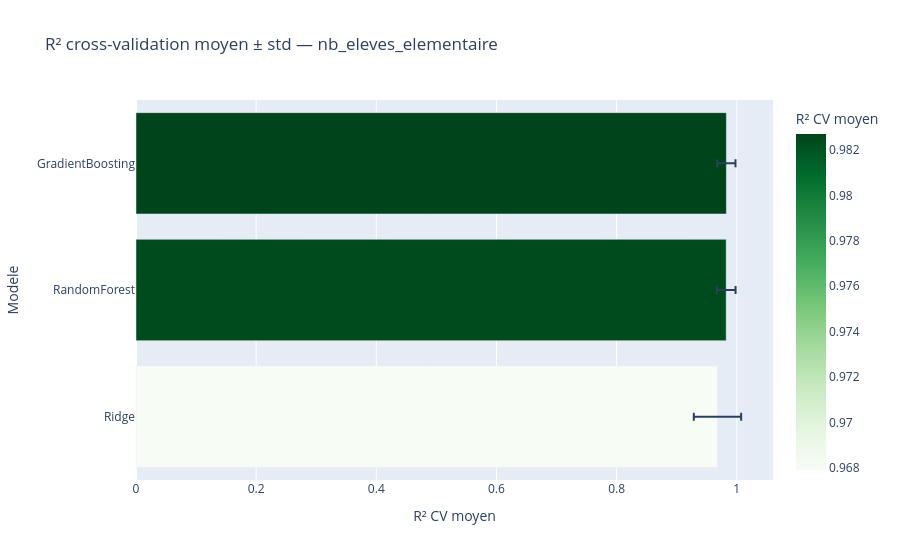

Source (notebook cell):
### Markdown cell above
## 4. Comparaison visuelle

**R² test** et **R² CV** permettent de détecter le surapprentissage (R² test << R² CV).

### Code cell
fig = px.bar(
    df_results.sort_values('cv_r2_mean'),
    x='cv_r2_mean', y='model',
    orientation='h',
    error_x='cv_r2_std',
    title=f'R² cross-validation moyen ± std — {TARGET}',
    labels={'cv_r2_mean': 'R² CV moyen', 'model': 'Modele'},
    color='cv_r2_mean',
    color_continuous_scale='Greens'
)
fig.show()

### Figure 1 — Plotly figure (JSON) as saved in the notebook; plotly's stock layout.template omitted (floating-point values rounded to 4 significant figures)
{"data": [{"error_x": {"array": [0.0394, 0.0156, 0.0152]}, "hovertemplate": "R² CV moyen=%{marker.color}<br>Modele=%{y}<extra></extra>", "legendgroup": "", "marker": {"color": [0.9679, 0.9824, 0.9827], "coloraxis": "coloraxis", "pattern": {"shape": ""}}, "name": "", "orientation": "h", "showlegend": false, "textposition": "auto", "type": "bar", "x": [0.9679, 0.9824, 0.9827], "xaxis": "x", "y": ["Ridge", "RandomForest", "GradientBoosting"], "yaxis": "y"}], "layout": {"barmode": "relative", "coloraxis": {"autocolorscale": false, "colorbar": {"title": {"text": "R² CV moyen"}}, "colorscale": [[0, "rgb(247,252,245)"], [0.125, "rgb(229,245,224)"], [0.25, "rgb(199,233,192)"], [0.375, "rgb(161,217,155)"], [0.5, "rgb(116,196,118)"], [0.625, "rgb(65,171,93)"], [0.75, "rgb(35,139,69)"], [0.875, "rgb(0,109,44)"], [1, "rgb(0,68,27)"]]}, "legend": {"tracegroupgap": 0}, "title": {"text": "R² cross-validation moyen ± std — nb_eleves_elementaire"}, "xaxis": {"anchor": "y", "domain": [0, 1], "title": {"text": "R² CV moyen"}}, "yaxis": {"anchor": "x", "domain": [0, 1], "title": {"text": "Modele"}}}}
